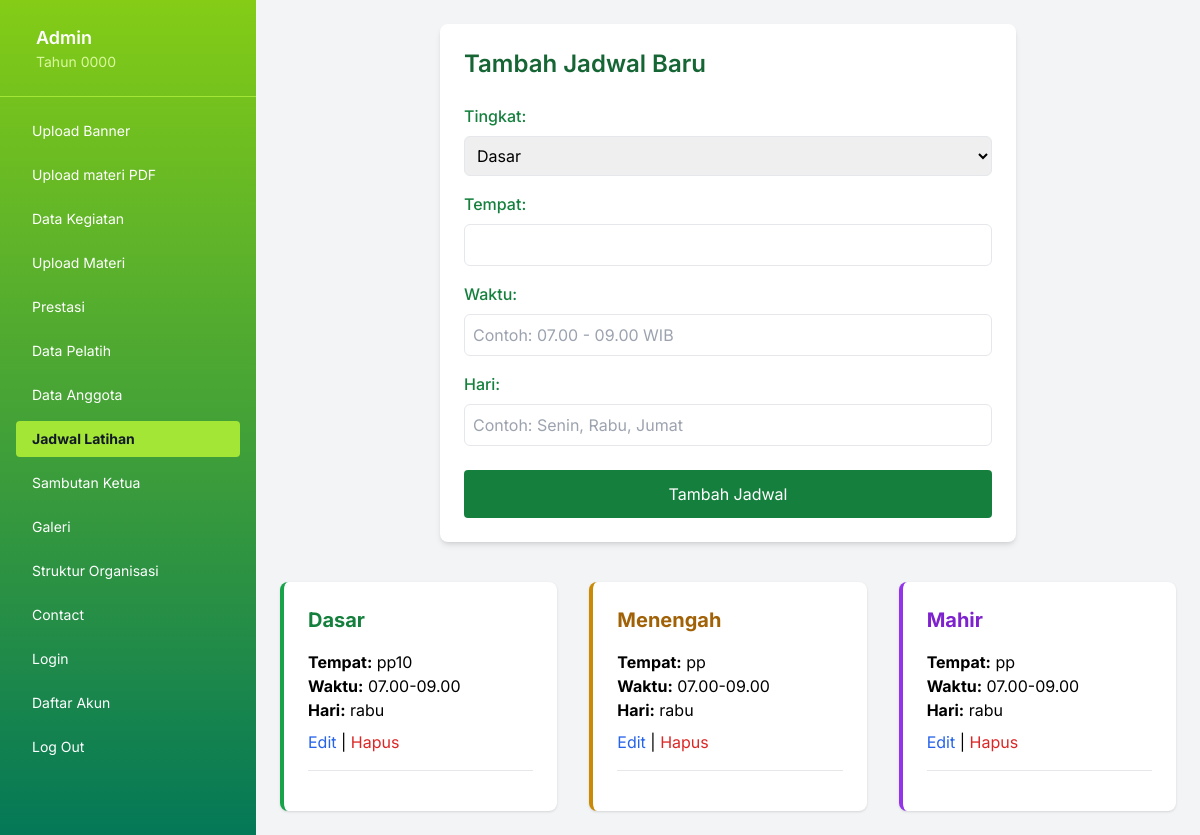
The page /admin/jadwal_latihan.php on the database its author committed.
### tables this page shows
CREATE TABLE `jadwal_latihan` (
  `id` int(11) NOT NULL,
  `tingkat` enum('Dasar','Menengah','Mahir') NOT NULL,
  `tempat` varchar(100) NOT NULL,
  `waktu` varchar(100) NOT NULL,
  `hari` varchar(100) NOT NULL,
  `created_at` timestamp NOT NULL DEFAULT current_timestamp()
);

### admin/jadwal_latihan.php (the view, shortened to what this page needs)
<?php
include '../koneksi/koneksi.php';
include 'header.php';
$jadwal = $conn->query("SELECT * FROM jadwal_latihan ORDER BY tingkat ASC, id DESC");
$dasar = $menengah = $mahir = [];
while ($row = $jadwal->fetch_assoc()) {
    if ($row['tingkat'] == 'Dasar') $dasar[] = $row;
    elseif ($row['tingkat'] == 'Menengah') $menengah[] = $row;
    elseif ($row['tingkat'] == 'Mahir') $mahir[] = $row;
}
$mode_edit = false;
$edit_data = null;
?>
<!DOCTYPE html>
<html lang="id">
<head>
  <script src="https://cdn.tailwindcss.com"></script>
</head>
<body class="bg-green-50 min-h-screen p-6">
  <form method="post" action="" class="max-w-xl mx-auto bg-white rounded-lg shadow-md p-6 mb-10">
    <h2 class="text-2xl font-semibold text-green-800 mb-6"><?= $mode_edit ? 'Edit Jadwal' : 'Tambah Jadwal Baru' ?></h2>
    <label class="block mb-2 font-medium text-green-700">Tingkat:</label>
    <select name="tingkat" required class="w-full mb-4 p-2 border rounded-md">
      <option value="Dasar" <?= ($mode_edit && $edit_data['tingkat'] == 'Dasar') ? 'selected' : '' ?>>Dasar</option>
    </select>
    <label class="block mb-2 font-medium text-green-700">Tempat:</label>
    <input type="text" name="tempat" required value="<?= $mode_edit ? htmlspecialchars($edit_data['tempat']) : '' ?>" class="w-full mb-4 p-2 border rounded-md">
    <label class="block mb-2 font-medium text-green-700">Waktu:</label>
    <input type="text" name="waktu" required placeholder="Contoh: 07.00 - 09.00 WIB" value="<?= $mode_edit ? htmlspecialchars($edit_data['waktu']) : '' ?>" class="w-full mb-4 p-2 border rounded-md">
    <label class="block mb-2 font-medium text-green-700">Hari:</label>
    <input type="text" name="hari" required placeholder="Contoh: Senin, Rabu, Jumat" value="<?= $mode_edit ? htmlspecialchars($edit_data['hari']) : '' ?>" class="w-full mb-6 p-2 border rounded-md">
    <button type="submit" class="w-full bg-green-700 text-white py-3 rounded hover:bg-green-800 transition">
      <?= $mode_edit ? 'Update Jadwal' : 'Tambah Jadwal' ?>
    </button>
  </form>
  <div class="max-w-6xl mx-auto grid md:grid-cols-3 gap-8">
    <div class="bg-white rounded-lg shadow p-6 border-l-4 border-green-600">
      <h2 class="text-xl font-bold mb-4 text-green-700">Dasar</h2>
      <?php if ($dasar): foreach ($dasar as $j): ?>
        <div class="mb-4 pb-4 border-b">
          <p><strong>Tempat:</strong> <?= htmlspecialchars($j['tempat']) ?></p>
          <p><strong>Waktu:</strong> <?= htmlspecialchars($j['waktu']) ?></p>
          <p><strong>Hari:</strong> <?= htmlspecialchars($j['hari']) ?></p>
          <div class="mt-2">
            <a href="?edit=<?= $j['id'] ?>" class="text-blue-600 hover:underline">Edit</a> |
            <a href="?hapus=<?= $j['id'] ?>" onclick="return confirm('Yakin hapus?')" class="text-red-600 hover:underline">Hapus</a>
          </div>
        </div>
      <?php endforeach; else: ?>
        <p class="text-green-600">Belum ada jadwal.</p>
      <?php endif; ?>
    </div>
    <div class="bg-white rounded-lg shadow p-6 border-l-4 border-yellow-600">
      <h2 class="text-xl font-bold mb-4 text-yellow-700">Menengah</h2>
      <?php if ($menengah): foreach ($menengah as $j): ?>
        <div class="mb-4 pb-4 border-b">
          <p><strong>Tempat:</strong> <?= htmlspecialchars($j['tempat']) ?></p>
          <p><strong>Waktu:</strong> <?= htmlspecialchars($j['waktu']) ?></p>
          <p><strong>Hari:</strong> <?= htmlspecialchars($j['hari']) ?></p>
          <div class="mt-2">
            <a href="?edit=<?= $j['id'] ?>" class="text-blue-600 hover:underline">Edit</a> |
            <a href="?hapus=<?= $j['id'] ?>" onclick="return confirm('Yakin hapus?')" class="text-red-600 hover:underline">Hapus</a>
          </div>
        </div>
      <?php endforeach; else: ?>
        <p class="text-yellow-600">Belum ada jadwal.</p>
      <?php endif; ?>
    </div>
    <div class="bg-white rounded-lg shadow p-6 border-l-4 border-purple-600">
      <h2 class="text-xl font-bold mb-4 text-purple-700">Mahir</h2>
      <?php if ($mahir): foreach ($mahir as $j): ?>
        <div class="mb-4 pb-4 border-b">
          <p><strong>Tempat:</strong> <?= htmlspecialchars($j['tempat']) ?></p>
          <p><strong>Waktu:</strong> <?= htmlspecialchars($j['waktu']) ?></p>
          <p><strong>Hari:</strong> <?= htmlspecialchars($j['hari']) ?></p>
          <div class="mt-2">
            <a href="?edit=<?= $j['id'] ?>" class="text-blue-600 hover:underline">Edit</a> |
            <a href="?hapus=<?= $j['id'] ?>" onclick="return confirm('Yakin hapus?')" class="text-red-600 hover:underline">Hapus</a>
          </div>
        </div>
      <?php endforeach; else: ?>
        <p class="text-purple-600">Belum ada jadwal.</p>
      <?php endif; ?>
    </div>
  </div>
</body>
</html>

### admin/header.php (style rules this page uses)
body { font-family: 'Inter', sans-serif; }

### rows shown on the page
jadwal_latihan: tempat "pp10", waktu "07.00-09.00", hari "rabu"
jadwal_latihan: tempat "pp", waktu "07.00-09.00", hari "rabu"
jadwal_latihan: tempat "pp", waktu "07.00-09.00", hari "rabu"

### other values the page prints
$siteTitle "Admin"
$siteTagline "Tahun 0000"
$label "Upload Banner"
$label "Upload materi PDF"
$label "Data Kegiatan"
$label "Upload Materi"
$label "Prestasi"
$label "Data Pelatih"
$label "Data Anggota"
$label "Jadwal Latihan"
$label "Sambutan Ketua"
$label "Galeri"
$label "Struktur Organisasi"
$label "Contact"
$label "Login"
